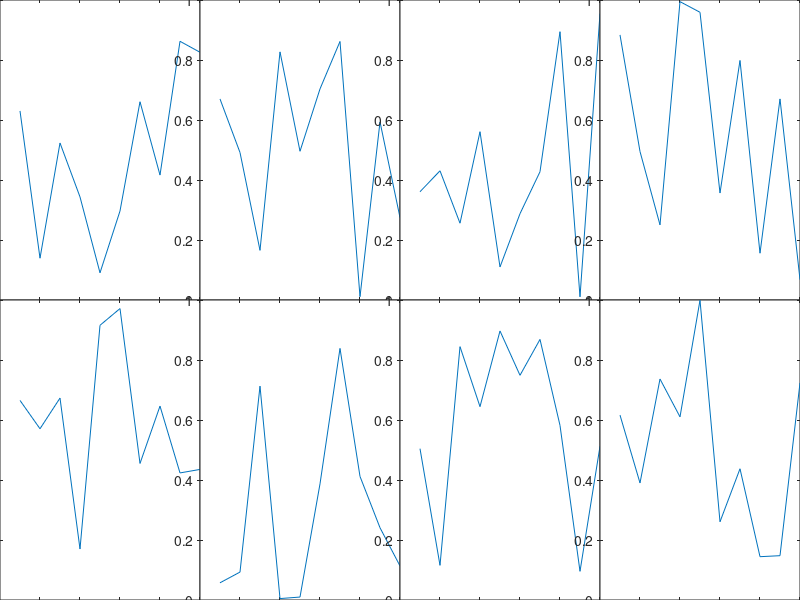

Source code (MATLAB):
function createManyPlots()
figure;

% Parameters for the subplots
cols = 4; % Number of columns
rows = 2; % Number of rows
w = 1 / cols; % Width of each subplot
h = 1 / rows; % Height of each subplot

for r = 1:rows
    for c = 1:cols
        % Calculate position for each subplot
        left = (c - 1) * w;     % Left position
        bottom = 1 - r * h;     % Bottom position (from top to bottom)
        
        % Create subplot using axes
        subplot('Position', [left, bottom, w, h]);
        
        % Optionally, plot something in each subplot
        plot(rand(10, 1)); % Random plot example
    end
end

end